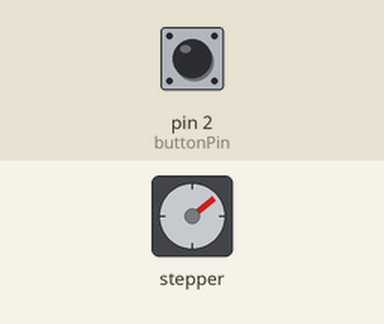
Recording of a sketch running on a simulated Arduino Uno, built with avr-gcc and run on an emulated ATmega328P. Shown: stepper motor. Inputs (shaded band) come from the test bench; at power-on: pin 2 (buttonPin) HIGH. Stepper angles assume 2048 steps per turn.

Above: at 1.2 s.
1.3 s: pin 2 (buttonPin) pulled LOW for 0.15 s
At 1.66 s:
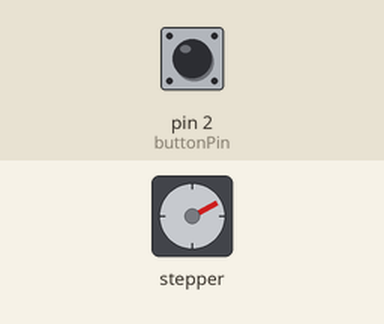
4.4 s: pin 2 (buttonPin) pulled LOW for 1 s
At 4.68 s:
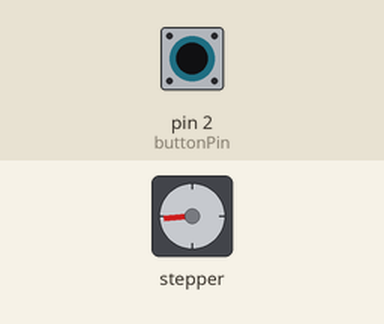
Timing chart, 0 to 17.4 s (numbered marks = the images above; inputs shaded):
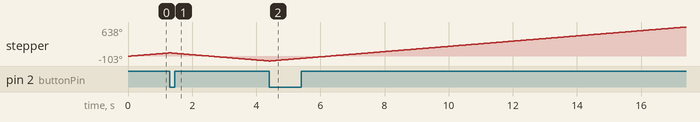

The sketch:

stepper_motor_control.ino
```cpp
#include <Stepper.h>

int stepsPerRev=2048;
int motSpeed=10;
int stepDir=1;
Stepper myStepper(stepsPerRev,8,10,9,11);

int buttonPin=2;

int buttonValNew;
int buttonValOld;

void setup() {
  Serial.begin(9600);
  myStepper.setSpeed(motSpeed);
  pinMode(buttonPin,INPUT);
}

void loop() {
  myStepper.step(stepDir);

  buttonValNew=digitalRead(buttonPin);
  if(buttonValNew==LOW && buttonValOld==HIGH){
    stepDir=-stepDir;
  }
  buttonValOld=buttonValNew;
}
```
